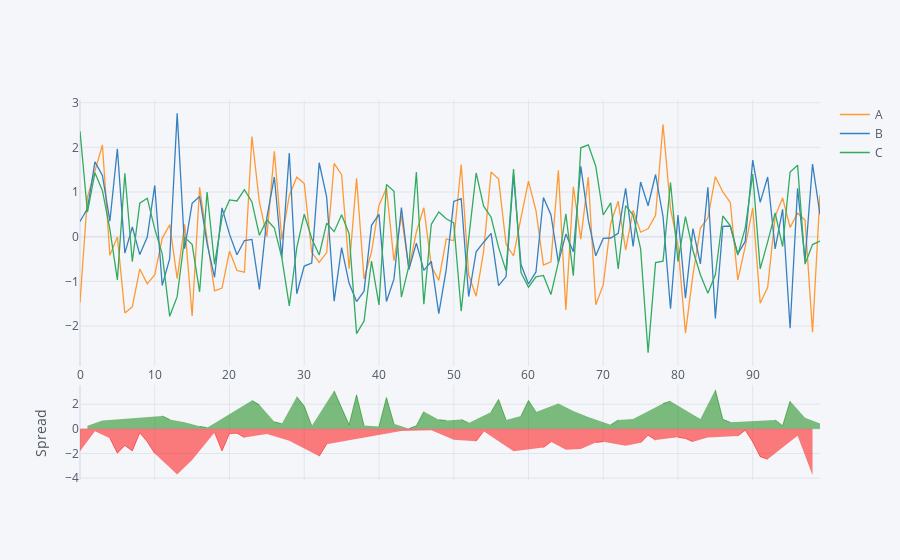

Source (notebook cell):
### Code cell
df[['A', 'B', 'C']].iplot(kind='spread')
